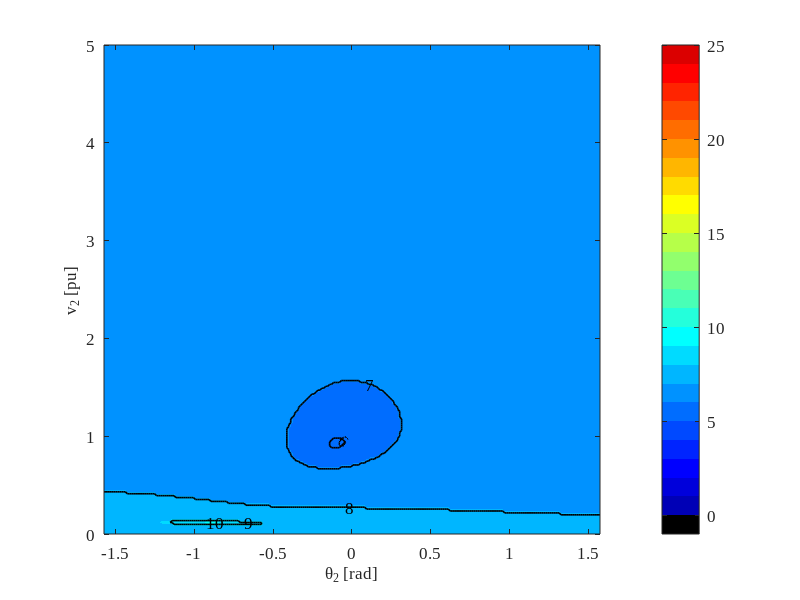

Source code (MATLAB):
clear all; clc; format long;

global addTitle;

%% -------------------------------
%  2-BUS SYSTEM
% -------------------------------
% Bus 1: Slack (V1 = 1.0 ∠ 0 pu)
% Bus 2: PQ bus (S2 = 0.9 + j0.6 pu)
% Line: assume Z = j0.1 pu
% -------------------------------

% Y-bus
Z12 = 0 + 1j*0.1;
Y12 = -1/Z12;
Y_bus = [ -Y12,   Y12;
           Y12,  -Y12 ];

% Scheduled powers
S_spec = [0; -(0.9 + 1j*0.6)];   % P+jQ (PQ load at bus 2)

% Bus types: 1 = slack, 0 = PQ
bus_type = [1; 0];
pq_bus_id = find(bus_type == 0);

n_bus = 2;

%% -------------------------------
%  Region of Attraction Grid
% -------------------------------
N = 256;
V_range = linspace(0, 5, N);
delta_range = linspace(-pi/2, pi/2, N);

nV = length(V_range);
nd = length(delta_range);

IterationCount = NaN(nV, nd);

tolerance = 1e-5;
max_iter = 25;   % Jacobi usually even slower

%% -------------------------------
%  Jacobi Sweep
% -------------------------------
for i = 1:nV
    for j = 1:nd
        % Initial guess
        V = zeros(n_bus,1);
        V(1) = 1.0;  % Slack fixed
        V(2) = V_range(i) * exp(1j*delta_range(j)); % initial guess for bus 2

        iter = 0;
        converged = false;

        while iter < max_iter
            iter = iter + 1;

            V_new = V;  % store new values separately

            % Update PQ bus (bus 2 here)
            k = pq_bus_id;
            Vk_old = V(k);

            % Jacobi update formula (same as GS but uses only old voltages):
            sum_term = 0;
            for m = 1:n_bus
                if m ~= k
                    sum_term = sum_term + Y_bus(k,m)*V(m);
                end
            end

            V_new(k) = (1/Y_bus(k,k)) * ( (conj(S_spec(k))/conj(Vk_old)) - sum_term );

            % Convergence check
            if abs(V_new(k) - V(k)) < tolerance
                converged = true;
                break;
            end

            % Update for next iteration (simultaneous update)
            V = V_new;
        end

        if converged
            IterationCount(i,j) = iter;
        else
            IterationCount(i,j) = NaN; % Divergence shown as black
        end
    end
end

%% -------------------------------
%  Plot Region of Attraction
% -------------------------------
figure('Color',[1 1 1])

% Mask divergence as -1 for coloring
IterPlot = IterationCount;
IterPlot(isnan(IterPlot)) = -1;  

% Plot smooth background
contourf(delta_range, V_range, IterPlot, 50, 'LineStyle','none'); 
hold on;

% Overlay iteration contours
if max_iter > 3
    levels = 5:10;
    levels = levels(levels <= max_iter);

    if ~isempty(levels)
        [C,h] = contour(delta_range, V_range, IterPlot, levels, 'k', 'LineWidth', 1.2);

        H = clabel(C,h,'FontSize', 12, 'Color', 'k', 'LabelSpacing', 600, ...
               'BackgroundColor', 'none', 'EdgeColor', 'none');
    end
end

cmap = [0 0 0; jet(max_iter)];
colormap(cmap)
caxis([-1 max_iter])

colorbar
xlabel('\theta_2 [rad]')
ylabel('v_2 [pu]')
if addTitle
    title('Region of Attraction of Jacobi Method')
end

% Set font to Times New Roman, size 12
set(gca,'FontName','Times New Roman','FontSize',12)
set(findall(gcf,'-property','FontName'),'FontName','Times New Roman')
set(findall(gcf,'-property','FontSize'),'FontSize',12)

saveas(gcf, 'Jacobi-RegionOfAttraction_Jacobi.png');
